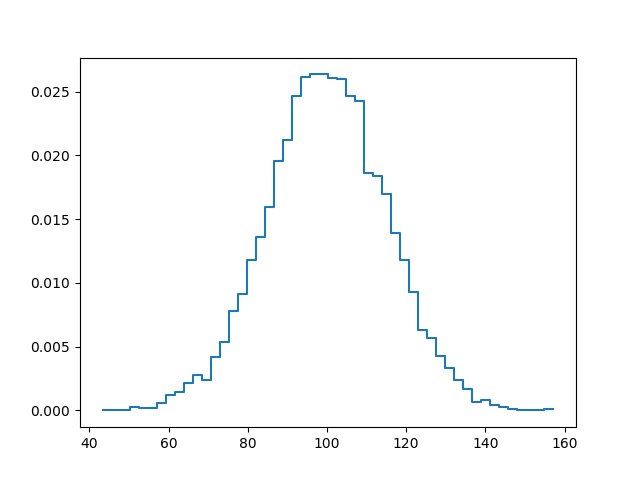

Reproduce this figure in Python.
import numpy as np
import matplotlib.pyplot as plt

mu, sigma = 100, 15
x = mu + sigma * np.random.randn(10000)

bins, edges = np.histogram(x, 50, normed=1)
left,right = edges[:-1],edges[1:]

X = np.array([left,right]).T.flatten()
Y = np.array([bins,bins]).T.flatten()

'''
numpy.ndarray.T : Same as self.transpose(), except that self is returned if self.ndim < 2.
numpy.ndarray.flatten : Return a copy of the array collapsed into one dimension.
'''

plt.plot(X,Y)
plt.savefig('Histogram_example_5.png')

plt.show()

